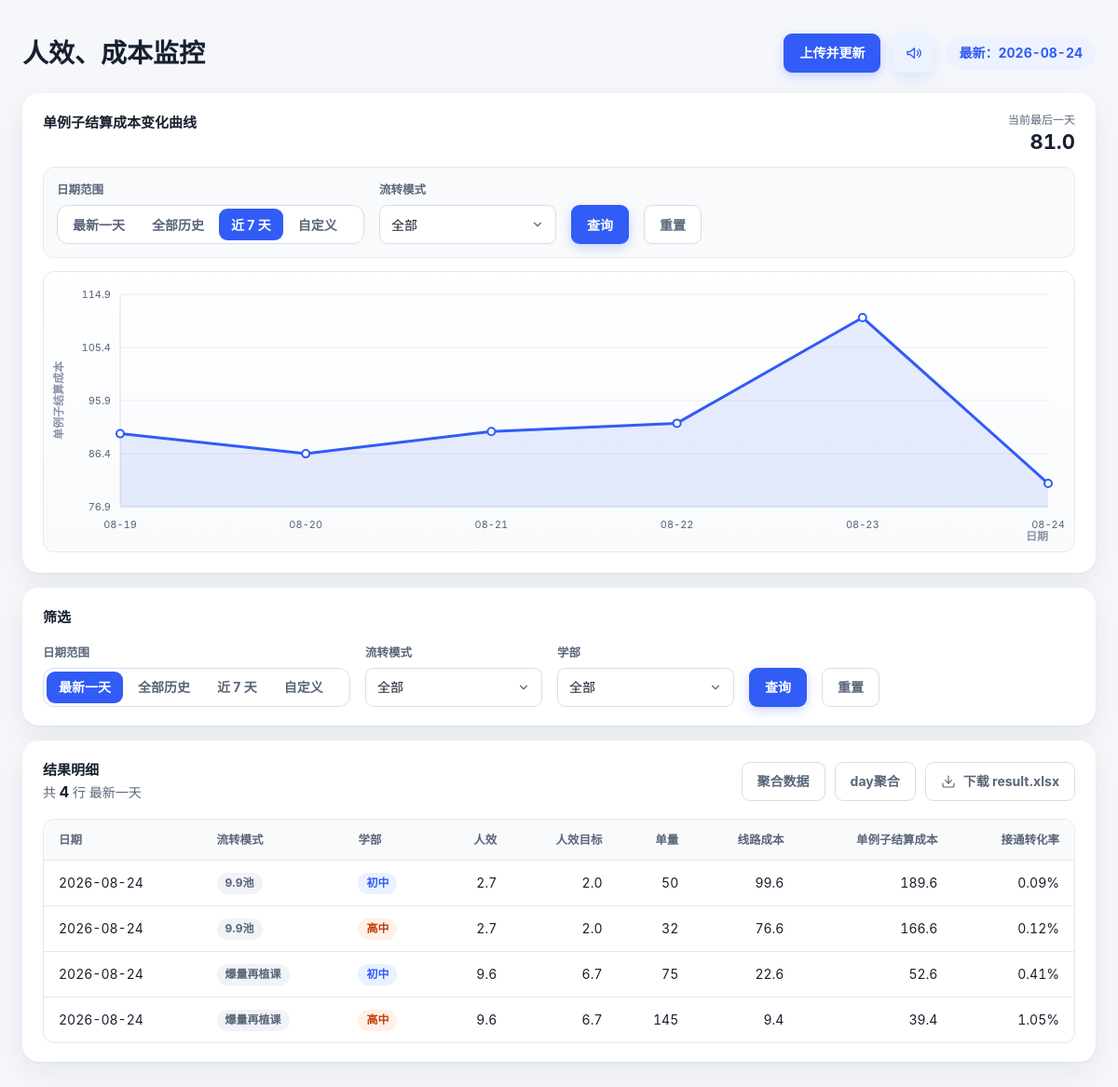
The page / on the database its author committed.
### tables this page shows
CREATE TABLE result(
            日期 TEXT NOT NULL,
            流转模式 TEXT NOT NULL,
            学部 TEXT NOT NULL,
            人效 REAL,
            线路成本 REAL,
            单例子结算成本 REAL,
            接通转化率 REAL, 单量 REAL, 出勤 REAL, 人效单量 REAL, AI接通数 REAL, 人效目标 REAL,
            PRIMARY KEY(日期, 流转模式, 学部));

### app.py (the view)
@app.route("/", methods=["GET"])
def index():
    chart_filters = _filters_from_request("chart", default_view="7d")
    table_filters = _filters_from_request("table", include_xuebu=True, default_view="latest")
    all_modes = distinct_modes()
    current_latest_date = latest_date()
    rows = fetch_filtered(
        view=str(table_filters["view"]),
        start=table_filters["start"],
        end=table_filters["end"],
        mode=table_filters["modes"],
        xuebu=table_filters["xuebus"],
    )
    trend = fetch_cost_trend(
        view=str(chart_filters["view"]),
        start=chart_filters["start"],
        end=chart_filters["end"],
        mode=chart_filters["modes"],
    )
    formatted_rows = []
    for row in rows:
        item = dict(row)
        item["人效_display"] = _fmt_num(row["人效"], 1)
        item["人效目标_display"] = _fmt_num(row["人效目标"], 1)
        item["单量_display"] = _fmt_int(row["单量"])
        item["线路成本_display"] = _fmt_cost(row["线路成本"])
        item["单例子结算成本_display"] = _fmt_cost(row["单例子结算成本"])
        item["接通转化率_display"] = _fmt_rate(row["接通转化率"])
        formatted_rows.append(item)
    status = request.args.get("status")
    return render_template(
        "index.html",
        rows=formatted_rows,
        metrics=_metrics(rows),
        table_aggregate=_table_aggregate(rows),
        table_daily_aggregates=_table_daily_aggregates(rows),
        dates=distinct_dates(),
        modes=all_modes,
        xuebus=S.XUBU_WHITELIST,
        latest_date=current_latest_date,
        daily_broadcast=_daily_broadcast(current_latest_date, all_modes),
        chart_filters=chart_filters,
        table_filters=table_filters,
        chart_preserve_args=_template_preserve_args("table", table_filters),
        table_preserve_args=_template_preserve_args("chart", chart_filters),
        trend=trend,
        view_label=_view_label(table_filters),
        download_url=_download_url(table_filters),
        chart_reset_url=_url_with_filters(_default_filters(), table_filters),
        table_reset_url=_url_with_filters(chart_filters, _default_filters(include_xuebu=True, view="latest")),
        status=status,
    )

### app.py (called while the page is built)
def _filters_from_request(prefix: str, include_xuebu: bool = False, default_view: str = "7d") -> dict[str, object]:
    filters: dict[str, object] = {
        "view": request.values.get(f"{prefix}_view") or default_view,
        "start": request.values.get(f"{prefix}_start") or None,
        "end": request.values.get(f"{prefix}_end") or None,
        "modes": [mode for mode in request.values.getlist(f"{prefix}_mode") if mode],
    }
    if include_xuebu:
        filters["xuebus"] = [xuebu for xuebu in request.values.getlist(f"{prefix}_xuebu") if xuebu]
    return filters

def _prefixed_args(prefix: str, filters: dict[str, object]) -> list[tuple[str, object]]:
    args = [
        (f"{prefix}_view", filters["view"]),
        (f"{prefix}_start", filters["start"] or ""),
        (f"{prefix}_end", filters["end"] or ""),
    ]
    args.extend((f"{prefix}_mode", mode) for mode in filters["modes"])
    if "xuebus" in filters:
        args.extend((f"{prefix}_xuebu", xuebu) for xuebu in filters["xuebus"])
    return args

def _default_filters(include_xuebu: bool = False, view: str = "7d") -> dict[str, object]:
    filters: dict[str, object] = {"view": view, "start": None, "end": None, "modes": []}
    if include_xuebu:
        filters["xuebus"] = []
    return filters

def _url_with_filters(chart_filters: dict[str, object], table_filters: dict[str, object]) -> str:
    return url_for("index") + "?" + urlencode(_prefixed_args("chart", chart_filters) + _prefixed_args("table", table_filters))

def _template_preserve_args(prefix: str, filters: dict[str, object]) -> list[dict[str, object]]:
    args = []
    for key, value in _prefixed_args(prefix, filters):
        if isinstance(value, str) and value == "":
            continue
        args.append({"name": key, "value": value})
    return args

def _fmt_num(value: object, digits: int = 1) -> str:
    if value is None:
        return "-"
    return f"{float(value):.{digits}f}"

def _fmt_cost(value: object) -> str:
    if value is None:
        return "-"
    return f"{float(value):.1f}"

def _fmt_rate(value: object) -> str:
    if value is None:
        return "-"
    return f"{float(value) * 100:.2f}%"

def _fmt_int(value: object) -> str:
    if value is None:
        return "-"
    return str(int(round(float(value))))

def _parse_day(value: str | None) -> datetime | None:
    if not value:
        return None
    try:
        return datetime.strptime(value, "%Y-%m-%d")
    except ValueError:
        return None

### templates/index.html (shortened to what this page needs)
<!doctype html>
<html lang="zh-CN">
<head>
</head>
<body>
  <main class="page">
    <header class="topbar">
      <div class="topbar-main">
        <h1>人效、成本监控</h1>
      </div>
      <div class="topbar-actions">
        <form action="{{ url_for('upload') }}" method="post">
          <button class="btn btn-primary" type="submit">上传并更新</button>
        </form>
        <button class="btn broadcast-button js-panel-toggle js-broadcast-button" type="button" aria-expanded="false" aria-controls="daily-broadcast" aria-label="查看每日播报" data-broadcast-date="{{ daily_broadcast.latest_date or '' }}">
          <svg width="18" height="18" viewBox="0 0 24 24" fill="none" stroke="currentColor" stroke-width="1.8" stroke-linecap="round" stroke-linejoin="round" aria-hidden="true"><path d="M4 10v4h4l6 5V5l-6 5H4Z"/><path d="M18 9a4 4 0 0 1 0 6"/><path d="M20.5 6.5a7.5 7.5 0 0 1 0 11"/></svg>
        </button>
        <div class="latest-badge">最新：{{ latest_date or "暂无数据" }}</div>
      </div>
    </header>
    <div class="stack">
      <section class="card chart-card" aria-labelledby="trend-title">
        <div class="chart-head">
          <div class="chart-title-wrap">
            <h2 class="section-title" id="trend-title">单例子结算成本变化曲线</h2>
          </div>
          <div class="chart-stat">
            当前最后一天
            <b id="trend-latest">-</b>
          </div>
        </div>
        <form class="controls chart-controls js-range-form" action="{{ url_for('index') }}" method="get">
          <div class="field date-range-field">
            <span class="field-label">日期范围</span>
            <div class="segmented" role="group" aria-label="曲线日期范围">
              {% for value, label in [("latest", "最新一天"), ("all", "全部历史"), ("7d", "近 7 天"), ("custom", "自定义")] %}
                <button class="segment" type="button" data-view="{{ value }}" aria-pressed="{{ 'true' if chart_filters.view == value else 'false' }}">{{ label }}</button>
              {% endfor %}
            </div>
          </div>
          <div class="field">
            <span class="field-label">流转模式</span>
            <details class="mode-dropdown js-mode-dropdown">
              <summary><span class="mode-summary">全部</span></summary>
            </details>
          </div>
          <button class="btn btn-primary" type="submit">查询</button>
          <a class="btn btn-secondary" href="{{ chart_reset_url }}">重置</a>
        </form>
        <div class="chart-wrap" id="trend-chart" data-points='{{ trend|tojson }}'>
          <svg class="chart-svg" role="img" aria-labelledby="trend-title" aria-describedby="trend-desc"></svg>
        </div>
      </section>
      <section class="card" aria-labelledby="filter-title">
        <div class="section-head">
          <div>
            <h2 class="section-title" id="filter-title">筛选</h2>
          </div>
        </div>
        <form class="controls js-range-form" action="{{ url_for('index') }}" method="get">
          <div class="field date-range-field">
            <span class="field-label">日期范围</span>
            <div class="segmented" role="group" aria-label="明细日期范围">
              {% for value, label in [("latest", "最新一天"), ("all", "全部历史"), ("7d", "近 7 天"), ("custom", "自定义")] %}
                <button class="segment" type="button" data-view="{{ value }}" aria-pressed="{{ 'true' if table_filters.view == value else 'false' }}">{{ label }}</button>
              {% endfor %}
            </div>
          </div>
          <div class="field">
            <span class="field-label">流转模式</span>
            <details class="mode-dropdown js-mode-dropdown">
              <summary><span class="mode-summary">全部</span></summary>
            </details>
          </div>
          <div class="field">
            <span class="field-label">学部</span>
            <details class="mode-dropdown js-mode-dropdown" id="table-xuebu">
              <summary><span class="mode-summary">全部</span></summary>
            </details>
          </div>
          <button class="btn btn-primary" type="submit">查询</button>
          <a class="btn btn-secondary" href="{{ table_reset_url }}">重置</a>
        </form>
      </section>
      <section class="card" id="results" aria-labelledby="result-title">
        <div class="table-head">
          <div>
            <h2 class="section-title" id="result-title">结果明细</h2>
            <div class="result-count">共 <b>{{ rows|length }}</b> 行 <span>{{ view_label }}</span></div>
          </div>
          <div class="table-actions">
            <button class="btn btn-secondary js-panel-toggle" type="button" aria-expanded="false" aria-controls="aggregate-panel">聚合数据</button>
            <button class="btn btn-secondary js-panel-toggle" type="button" aria-expanded="false" aria-controls="day-aggregate-panel">day聚合</button>
            <a class="btn btn-secondary" href="{{ download_url }}">
              <svg width="16" height="16" viewBox="0 0 24 24" fill="none" stroke="currentColor" stroke-width="1.8" stroke-linecap="round" stroke-linejoin="round" aria-hidden="true"><path d="M21 15v4a2 2 0 0 1-2 2H5a2 2 0 0 1-2-2v-4"/><path d="m7 10 5 5 5-5"/><path d="M12 15V3"/></svg>
              下载 result.xlsx
            </a>
          </div>
        </div>
        <div class="table-wrap">
          {% if rows %}
            <table>
              <thead>
                <tr>
                  <th>日期</th>
                  <th>流转模式</th>
                  <th>学部</th>
                  <th>人效</th>
                  <th>人效目标</th>
                  <th>单量</th>
                  <th>线路成本</th>
                  <th>单例子结算成本</th>
                  <th>接通转化率</th>
                </tr>
              </thead>
              <tbody>
                {% for row in rows %}
                  <tr>
                    <td class="date-value">{{ row["日期"] }}</td>
                    <td><span class="pill mode">{{ row["流转模式"] }}</span></td>
                    <td><span class="pill x{{ row['学部'] }}">{{ row["学部"] }}</span></td>
                    <td class="num">{{ row["人效_display"] }}</td>
                    <td class="num">{{ row["人效目标_display"] }}</td>
                    <td class="num">{{ row["单量_display"] }}</td>
                    <td class="num">{{ row["线路成本_display"] }}</td>
                    <td class="num">{{ row["单例子结算成本_display"] }}</td>
                    <td class="num">{{ row["接通转化率_display"] }}</td>
                  </tr>
                {% endfor %}
              </tbody>
            </table>
          {% else %}
            <div class="empty">
              <strong>没有符合条件的结果</strong><br>
              调整筛选条件，或上传新的 tongshi 表和 zhuanhua 表。
            </div>
          {% endif %}
        </div>
      </section>
    </div>
  </main>
</body>
</html>

### rows shown on the page
result: 日期 "2026-08-24", 流转模式 "9.9池", 学部 "初中", 人效_display "2.7", 人效目标_display "2.0", 单量_display "50", 线路成本_display "99.6", 单例子结算成本_display "189.6", 接通转化率_display "0.09%"
result: 日期 "2026-08-24", 流转模式 "9.9池", 学部 "高中", 人效_display "2.7", 人效目标_display "2.0", 单量_display "32", 线路成本_display "76.6", 单例子结算成本_display "166.6", 接通转化率_display "0.12%"
result: 日期 "2026-08-24", 流转模式 "爆量再植课", 学部 "初中", 人效_display "9.6", 人效目标_display "6.7", 单量_display "75", 线路成本_display "22.6", 单例子结算成本_display "52.6", 接通转化率_display "0.41%"
result: 日期 "2026-08-24", 流转模式 "爆量再植课", 学部 "高中", 人效_display "9.6", 人效目标_display "6.7", 单量_display "145", 线路成本_display "9.4", 单例子结算成本_display "39.4", 接通转化率_display "1.05%"

### other values the page prints
{{ latest_date or "暂无数据" }} "2026-08-24"
{{ label }} "最新一天" "全部历史" "近 7 天" "自定义"
{{ rows|length }} "4"
{{ view_label }} "最新一天"
